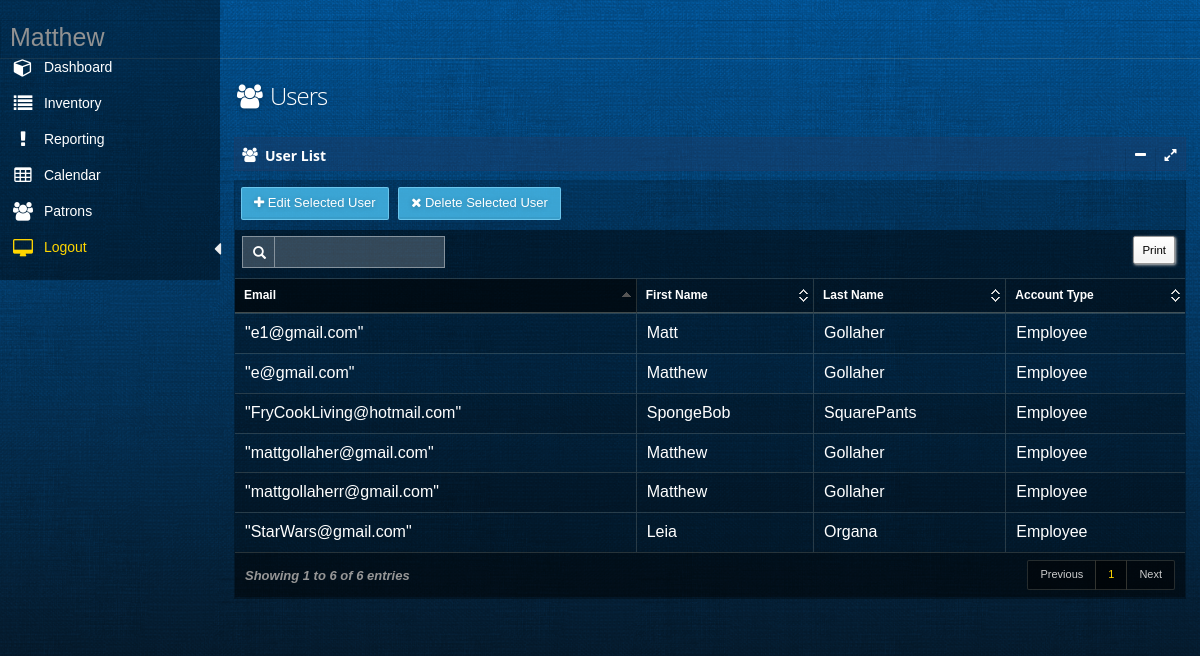
The app's page /userViewAdmin (signed in) with its own data.
### tables this page shows
CREATE TABLE "User" (
	`Email`	TEXT NOT NULL UNIQUE,
	`Password`	TEXT NOT NULL,
	`AccountType`	TEXT NOT NULL,
	`FirstName`	TEXT NOT NULL,
	`LastName`	TEXT NOT NULL,
	PRIMARY KEY(`Email`)
);

### app.py (the view)
@app.route('/userViewAdmin')
def userViewAdmin():
    return userViewModule.userViewAdmin()

### databaseFunctions.py (called while the page is built)
def getAllEmployeeUserEmails():
    with engine.connect() as connection:
        sqlText = text("SELECT Email FROM User WHERE AccountType = 'Employee' ORDER by LastName, FirstName, Email")
        result = engine.execute(sqlText)
        emails = []
        for row in result:
            emails.append(row[0])
        if not emails:
            return None
        else:
            return emails

def getAllEmployeeUserFirstNames():
    with engine.connect() as connection:
        sqlText = text("SELECT FirstName FROM User WHERE AccountType = 'Employee' ORDER by LastName, FirstName, Email")
        result = engine.execute(sqlText)
        firstNames = []
        for row in result:
            firstNames.append(row[0])
        if not firstNames:
            return None
        else:
            return firstNames

def getAllEmployeeUserLastNames():
    with engine.connect() as connection:
        sqlText = text("SELECT LastName FROM User WHERE AccountType = 'Employee' ORDER by LastName, FirstName, Email")
        result = engine.execute(sqlText)
        lastNames = []
        for row in result:
            lastNames.append(row[0])
        if not lastNames:
            return None
        else:
            return lastNames

def getAllEmployeeUserAccountTypes():
    with engine.connect() as connection:
        sqlText = text("SELECT AccountType FROM User WHERE AccountType = 'Employee' ORDER by LastName, FirstName, Email")
        result = engine.execute(sqlText)
        accountTypes = []
        for row in result:
            accountTypes.append(row[0])
        if not accountTypes:
            return None
        else:
            return accountTypes

### userViewModule.py (called while the page is built)
def userViewAdmin():
    if not session.get('isLoggedIn'):
        return redirect('login')
    userTable = {}
    userTable['email'] = databaseFunctions.getAllEmployeeUserEmails()
    userTable['firstName'] = databaseFunctions.getAllEmployeeUserFirstNames()
    userTable['lastName'] = databaseFunctions.getAllEmployeeUserLastNames()
    userTable['accountType'] = databaseFunctions.getAllEmployeeUserAccountTypes()
    userTable = [dict(email=e, firstName=f, lastName=l, accountType = a) for e, f, l, a in zip(userTable['email'], userTable['firstName'], userTable['lastName'], userTable['accountType'])]
    return render_template('userViewManager.html', userTable = userTable)

### templates/userViewManager.html (shortened to what this page needs)
﻿{% extends "layout.html" %}
{% block body %}
<div id="main" role="main">
    <div id="content">
        <div class="row">
            <div class="col-xs-12 col-sm-7 col-md-7 col-lg-4">
                <h1 class="page-title txt-color-blueDark">
                    <i class="fa-fw fa fa-users"></i>
                    Users
                </h1>
            </div>
        </div>
        <section id="widget-grid" class="">
            <div class="row">
                <article class="col-xs-12 col-sm-12 col-md-12 col-lg-12">
                    <div class="jarviswidget jarviswidget-color-blueDark" id="wid-id-1" data-widget-editbutton="false" data-widget-colorbutton="false" data-widget-deletebutton="false">
                        <header style="padding-top:10px">
                            <span class="widget-icon"> <i class="fa fa-users"></i> </span>
                            <h2 style="line-height:15px"><strong>User List</strong></h2>
                        </header>
                        <div>
                            <div class="widget-body no-padding">
                                <div style="padding-bottom:10px; padding-right: 5px; padding-top: 7px;">
                                    <button class="btn btn-primary" id="editUser" style="margin-left:6px;" data-target="#editModal">
                                        <i class="fa fa-plus"></i> <span class="hidden-mobile">Edit Selected User</span>
                                    </button>
                                    <button class="btn btn-primary" style="margin-left:6px;" id="deleteButton">
                                        <i class="fa fa-times"></i> <span class="hidden-mobile">Delete Selected User</span>
                                    </button>
                                </div>
                                <table id="datatable" class="table table-striped table-bordered table-hover">
                                    <thead>
                                        <tr>
                                            <th>Email</th>
                                            <th>First Name</th>
                                            <th>Last Name</th=>
                                            <th>Account Type</th>
                                        </tr>
                                    </thead>
                                    <tbody>
                                        {% for row in userTable %}
                                        <tr id="tr">
                                            <td>{{ row['email']|tojson|safe }}</td>
                                            <td>{{ row['firstName'] }}</td>
                                            <td>{{ row['lastName'] }}</td>
                                            <td>{{ row['accountType'] }}</td>
                                        </tr>
                                        {% endfor %}
                                    </tbody>
                                </table>
                            </div>
                        </div>
                    </div>
                </article>
            </div>
        </section>
    </div>
</div>
    {% endblock %}

### static/css/styles.css (style rules this page uses)
body { width:100%; height:100% }

### static/css/signature-pad.css (style rules this page uses)
body { font-family: Helvetica, Sans-Serif; -moz-user-select: none; -webkit-user-select: none; -ms-user-select: none; }

### records on screen
User: email|tojson "\"e1@gmail.com\"", firstName "Matt", lastName "Gollaher", accountType "Employee"
User: email|tojson "\"e@gmail.com\"", firstName "Matthew", lastName "Gollaher", accountType "Employee"
User: email|tojson "\"mattgollaher@gmail.com\"", firstName "Matthew", lastName "Gollaher", accountType "Employee"
User: email|tojson "\"mattgollaherr@gmail.com\"", firstName "Matthew", lastName "Gollaher", accountType "Employee"
User: email|tojson "\"StarWars@gmail.com\"", firstName "Leia", lastName "Organa", accountType "Employee"
User: email|tojson "\"FryCookLiving@hotmail.com\"", firstName "SpongeBob", lastName "SquarePants", accountType "Employee"

### other values on screen
{{ session['currentUserFirstName'] }} "Matthew"
